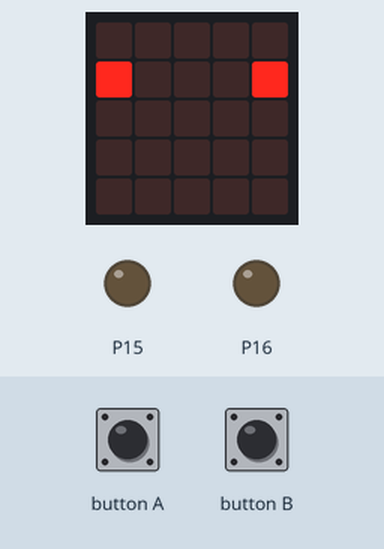
Simulated run of this program. Board: BBC micro:bit running MicroPython. Shown: the board's 5×5 LED display, output pins drawn as LEDs (lit = HIGH). The inputs (shaded band) are chosen by the test bench.

Above: at 1.2 s.
1.3 s: button A pressed for 0.15 s
At 2.5 s:
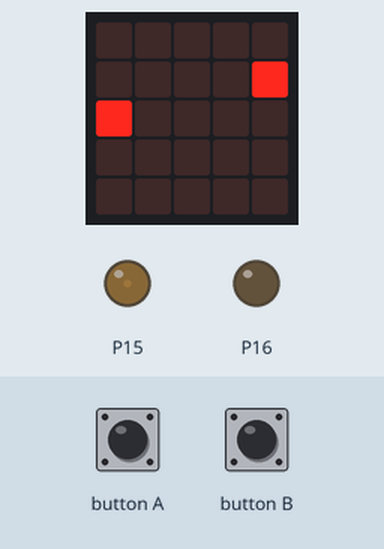
2.9 s: button B pressed for 0.15 s
At 3.9 s:
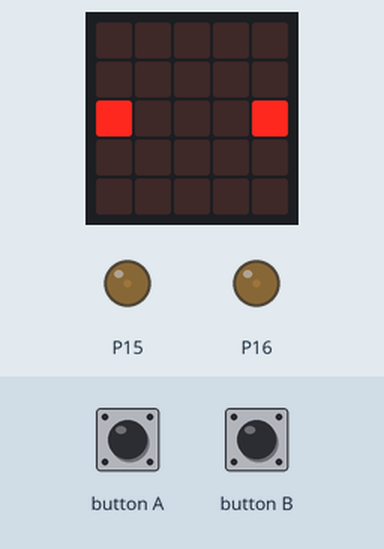
4.5 s: button A pressed for 1 s
At 4.8 s:
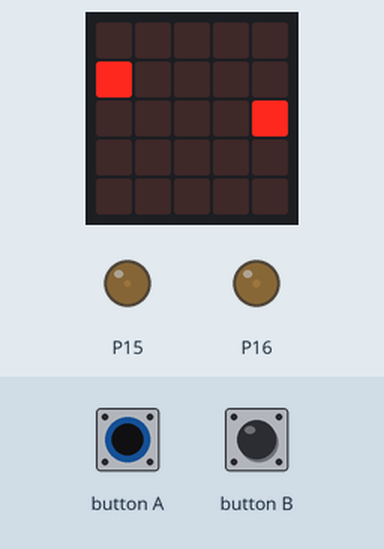
7.0 s: button A pressed for 0.15 s
At 7.9 s:
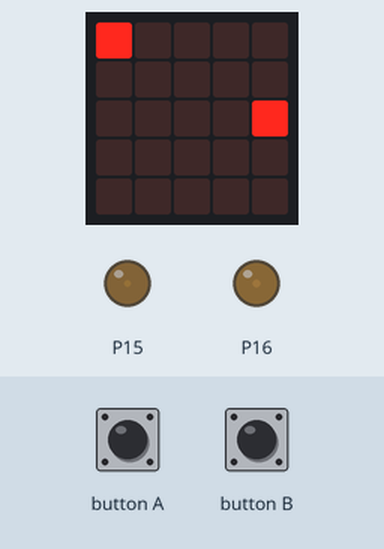
8.6 s: button B pressed for 1 s
At 9.4 s:
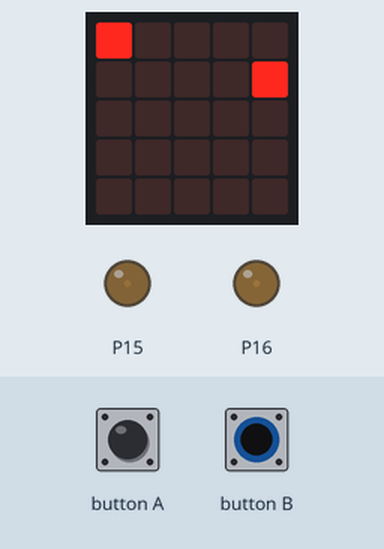
11.1 s: button B pressed for 0.15 s
At 12.5 s:
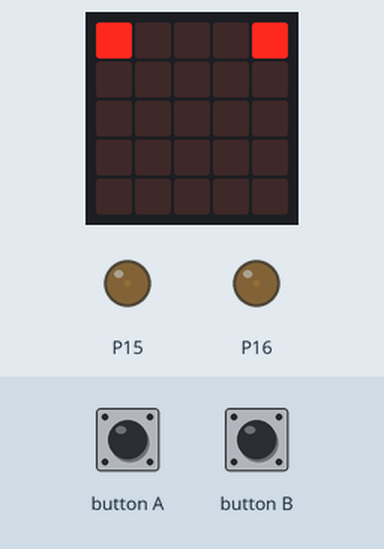
Timing chart, 0 to 13.7 s (numbered marks = the images above; inputs shaded):
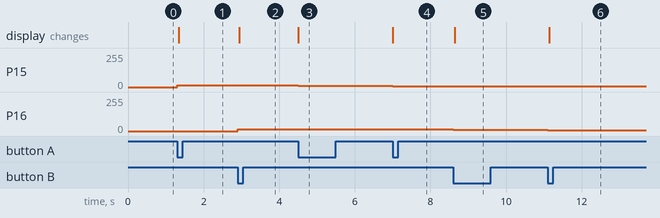

Measured:
- after the input at 1.3 s, P15: 0/255 → 12/255 at once; the display: changes at once (image 1)
- after the input at 2.9 s, P16: 0/255 → 12/255 at once; the display: changes at once (image 2)
- after the input at 4.5 s, P15: 12/255 → 8/255 at once; the display: changes at once (image 3)
- after the input at 7.0 s, P15: 8/255 → 4/255 at once; the display: changes at once (image 4)
- after the input at 8.6 s, P16: 12/255 → 8/255 at once; the display: changes at once (image 5)
- after the input at 11.1 s, P16: 8/255 → 4/255 at once; the display: changes at once (image 6)

The program:

two_buttons.py
```python
from microbit import *
pin15.set_analog_period(50)
pin16.set_analog_period(50)
low = 16
high = 48
mid = int((high + low) / 2)
state_a = 1 # 0: back, 1: off, 2: forward
display.set_pixel(0, state_a, 9)
state_b = 1 # 0: back, 1: off, 2: forward
display.set_pixel(4, state_b, 9)
while True:
  if(button_a.get_presses()):
    state_a += 1
    state_a = state_a % 4
    display.set_pixel(0, 0, 0)
    display.set_pixel(0, 1, 0)
    display.set_pixel(0, 2, 0)
    if(state_a % 2 == 1):
      light_a = 1
    else:
      light_a = state_a
    display.set_pixel(0, light_a, 9)
    angle_a = [low, mid, high, mid][state_a]
    pin15.write_analog(angle_a)
  if(button_b.get_presses()):
    state_b += 1
    state_b = state_b % 4
    display.set_pixel(4, 0, 0)
    display.set_pixel(4, 1, 0)
    display.set_pixel(4, 2, 0)
    if(state_b % 2 == 1):
        light_b = 1
    else:
        light_b = state_b
    display.set_pixel(4, light_b, 9)
    angle_b = [low, mid, high, mid][state_b]
    pin16.write_analog(angle_b)
```
